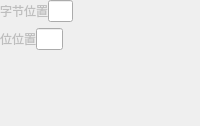
         <widget class="QWidget" name="page_2">
          <layout class="QGridLayout" name="gridLayout_25">
           <property name="leftMargin">
            <number>0</number>
           </property>
           <property name="topMargin">
            <number>0</number>
           </property>
           <property name="rightMargin">
            <number>0</number>
           </property>
           <property name="bottomMargin">
            <number>0</number>
           </property>
           <item row="0" column="0">
            <layout class="QHBoxLayout" name="horizontalLayout_160" stretch="1,1,5">
             <property name="spacing">
              <number>0</number>
             </property>
             <item>
              <widget class="QLabel" name="label_98">
               <property name="enabled">
                <bool>false</bool>
               </property>
               <property name="text">
                <string>字节位置</string>
               </property>
              </widget>
             </item>
             <item>
              <widget class="QLineEdit" name="startPos_2"/>
             </item>
             <item>
              <spacer name="horizontalSpacer_14">
               <property name="orientation">
                <enum>Qt::Horizontal</enum>
               </property>
               <property name="sizeHint" stdset="0">
                <size>
                 <width>40</width>
                 <height>20</height>
                </size>
               </property>
              </spacer>
             </item>
            </layout>
           </item>
           <item row="1" column="0">
            <layout class="QHBoxLayout" name="horizontalLayout_161" stretch="1,1,5">
             <property name="spacing">
              <number>0</number>
             </property>
             <item>
              <widget class="QLabel" name="label_99">
               <property name="enabled">
                <bool>false</bool>
               </property>
               <property name="text">
                <string>位位置</string>
               </property>
              </widget>
             </item>
             <item>
              <widget class="QLineEdit" name="dataLength_2"/>
             </item>
             <item>
              <spacer name="horizontalSpacer_21">
               <property name="orientation">
                <enum>Qt::Horizontal</enum>
               </property>
               <property name="sizeHint" stdset="0">
                <size>
                 <width>40</width>
                 <height>20</height>
                </size>
               </property>
              </spacer>
             </item>
            </layout>
           </item>
           <item row="2" column="0">
            <spacer name="verticalSpacer_14">
             <property name="orientation">
              <enum>Qt::Vertical</enum>
             </property>
             <property name="sizeHint" stdset="0">
              <size>
               <width>20</width>
               <height>76</height>
              </size>
             </property>
            </spacer>
           </item>
          </layout>
         </widget>
